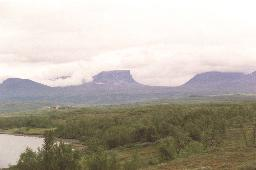
%> input picture lapporten.jpg, 256 x 170 px
$ octave lab0.m   (GNU Octave 9; MATLAB toolbox functions it lacks are replaced by stand-ins)
%> lines starting %> are read from the running program, lines starting %| are printed output that depends on the picture; in (x1, y1, x2, y2) boxes, pixels count from 0 and x2, y2 are one past the last pixel; in counts of white or black regions, pixels touching at a corner belong together; the program's own positions count from 1
### graphics/rgbimage.m
function y=rgbimage(x,RGB)
% RGBIMAGE Make an RGB image from several weight images.
%          Specially suited for visualisation of classification
%          probabilities.
%
%  y=rgbimage(x)
%  y=rgbimage(x,RGB)
%
%  x: the weight images, as an m-n-d matrix
%     0 <= x(i,j,k) <= 1, for all i,j and k
%     0 <= sum(x(i,j,:),3) <= 1, for all i,j
%  y: the RGB image, m-n-3 matrix
%  RGB: color definitions, default =
%       [0 0 1;0 1 0;1 0 0;...
%        0 1 1;1 0 1;1 1 0;...
%        1 1 1;0 0 0];
%
%  y(i,j,k) = x(i,j,1)*RGB(1,k) + x(i,j,2)*RGB(2,k) + etc.
%
%  Note the order of the default colors; blue, green, red, etc.

% $Revision: 2952 $  $Date: 2006-09-22 18:45:42 +0200 (fre, 22 sep 2006) $

if (nargin<2)
  RGB=[0 0 1;0 1 0;1 0 0;...
       0 1 1;1 0 1;1 1 0;...
       1 1 1;0 0 0];
end

y=zeros(size(x,1),size(x,2),3);
for k=1:size(x,3)
  y(:,:,1) = y(:,:,1) + x(:,:,k)*RGB(k,1);
  y(:,:,2) = y(:,:,2) + x(:,:,k)*RGB(k,2);
  y(:,:,3) = y(:,:,3) + x(:,:,k)*RGB(k,3);
end
y=max(min(y,1),0);

### lab0.m
x = imread('lapporten.jpg');
%> x is the input picture: size 170x256x3 uint8; mean R, G, B 182.1, 175.4, 164.6
x = double(x)/255;
%> x: size 170x256x3 double
a = x(:,:,1);
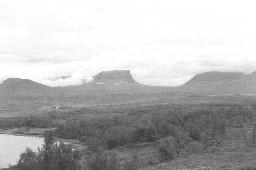
%> a: size 170x256 double; min 0.176, max 1, mean 0.714
b = x(:,:,2);
c = x(:,:,3);
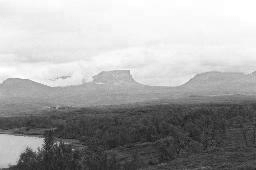
%> c: size 170x256 double; min 0.0549, max 1, mean 0.645

figure(1)
imagesc(a);
%%caxis([0.5,0.9])
colormap(gray)
colorbar()
figure(2)
imagesc(b);
colorbar()
figure(3)
imagesc(c);
colorbar()

%%
x = imread('lapporten.jpg');
x = double(x)/255;
x=x/max(x(:));
img(:,:,1)=(x(:,:,1)<=0.25);
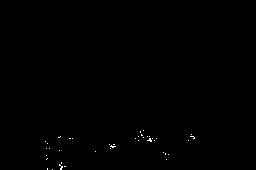
%> img: size 170x256 logical; 0.2% white in thin lines or dots, all inside (x1, y1, x2, y2) = (45, 130, 195, 170)
img(:,:,2)=(x(:,:,1)>0.25)&(x(:,:,1)<=0.5);
img(:,:,3)=(x(:,:,1)>0.5)&(x(:,:,1)<=0.75);
%> img: size 170x256x3 logical
img(:,:,4)=(x(:,:,1)>0.75);
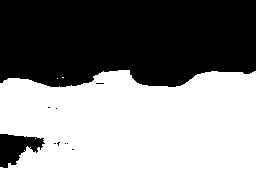
%> img: size 170x256x4 logical; mean R, G, B, A 0.00198, 0.32, 0.192, 0.486; transparent parts drawn white
y = rgbimage(img);
%> after the loop in rgbimage, `for k=1:size(x,3)`:
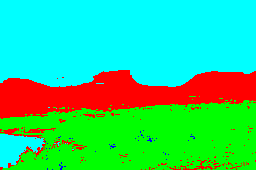
%> y: size 170x256x3 double; mean R, G, B 0.192, 0.806, 0.488
imagesc(y)

%%
x = double(imread('lapporten.jpg'));
x=double(x)/255;
y=x./repmat(sum(x,3),[1,1,3]);
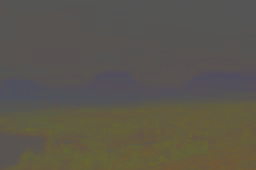
%> y: size 170x256x3 double; mean R, G, B 0.358, 0.341, 0.301
imagesc(y)
%%

load T_lund.mat

% plot(T_lund(:,1), T_lund(:,2))
% datetick

t = T_lund(:,1);  Y = T_lund(:,2);  n = length(Y);
X = [ones(n,1) sin(2*pi*t/365) cos(2*pi*t/365)];
beta = regress(Y, X);
eta = Y-X*beta;
% plot(t, Y, 'b', t, X*beta, 'r');
% datetick

X2 = eta(1:end-1);
Y2 = eta(2:end);
alpha = regress(Y2, X2)
e = eta(2:end) - alpha * eta(1:end-1);
sigma2 = var(e)
% plot(t(2:end), e, 'b', t, eta, 'r');
% datetick

varsum = 1;
for i = 1:5:25
  t2 = t + i;
  X = [ones(n,1) sin(2*pi*t2/365) cos(2*pi*t2/365)];
  future = X * beta + alpha^i * eta;
  upper = future + 1.96 * sqrt(varsum * sigma2);
  lower = future - 1.96 * sqrt(varsum * sigma2);
  figure
  hold on
  plot(t, Y, 'b', t2, X*beta, 'r');
  datetick
  plot(t2, future, 'g')
  plot(t2, upper, 'c')
  plot(t2, lower, 'c')
  xlim([t(1), t(end)])
  pause
  varsum = varsum + alpha^(2*i);
end
%> this loop made 5 passes
%> pass 2, `xlim([t(1), t(end)])`:
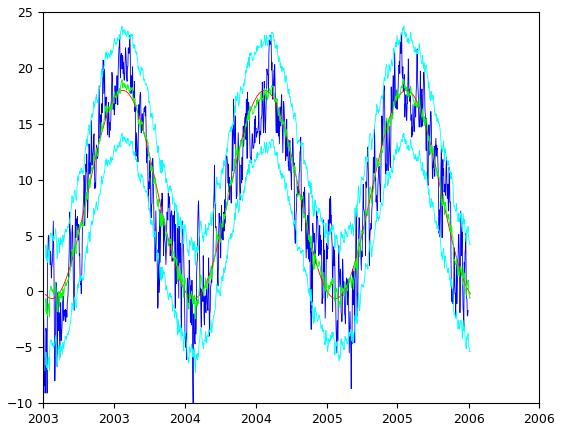
%> figure redrawn from the program's plot data; curve peaks at x = 732504, y = 23.1; curve peaks at x = 732517, y = 17.98; curve peaks at x = 732510, y = 18.96; curve peaks at x = 732510, y = 23.75
